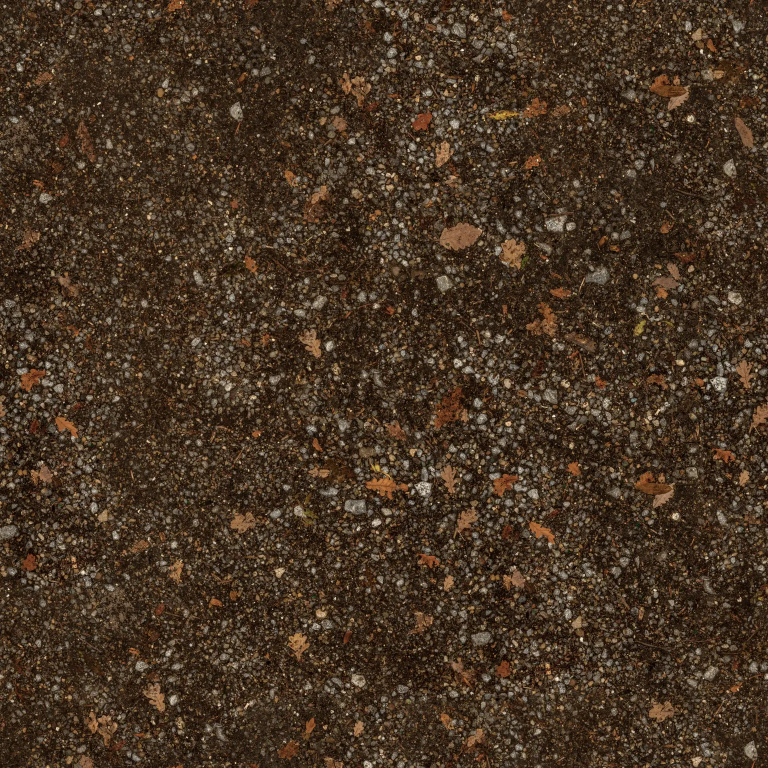
#> input picture data/bridge-finish/earth/verge/color.webp, 1536 x 1536 px, given in place of diff_4k.jpg, which was not available (shown at 1/2 size)
$ python build_earth_textures.py ../data/bridge-finish/earth/verge
#> lines starting #> are read from the running program, lines starting #| are printed output that depends on the picture
"""Prepare the two CC0 ground scans for the web viewer using Pillow."""

import argparse
from pathlib import Path

from PIL import Image


LAYERS = {"path": "park_dirt", "verge": "stony_dirt_path"}


def prepare(source: Path, output: Path) -> None:
    output.mkdir(parents=True, exist_ok=True)
    with Image.open(source / "diff_4k.jpg") as image:
#> image is the input picture: PIL image 1536x1536 RGB; mean R, G, B 70.9, 52.7, 35.5
        image.convert("RGB").resize((1536, 1536), Image.Resampling.LANCZOS).save(
            output / "color.webp", quality=76, method=6
        )

    size = (768, 768)
    with Image.open(source / "nor_gl_4k.jpg") as image:
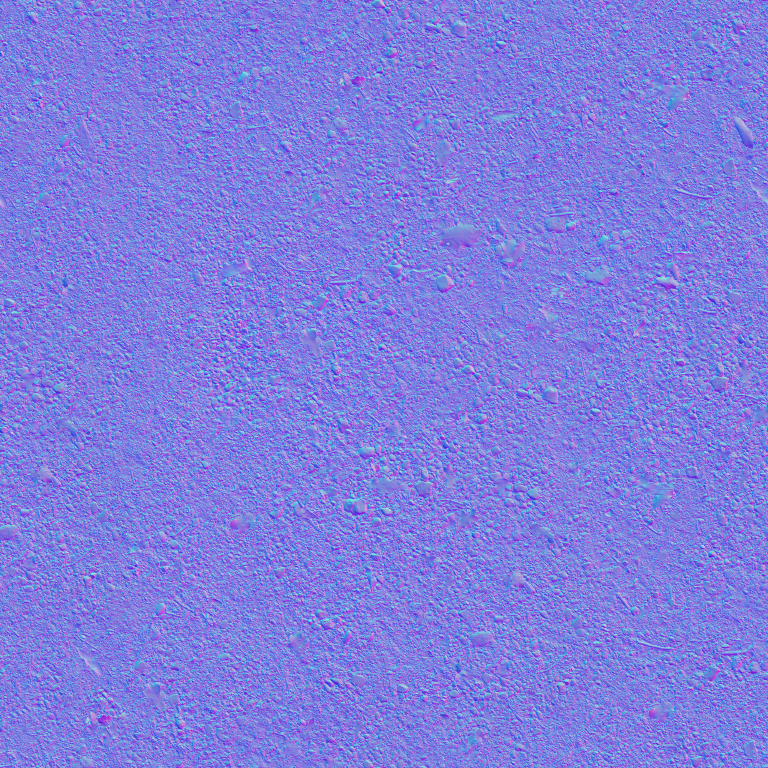
#> input picture data/bridge-finish/earth/verge/surface.webp, 768 x 768 px, given in place of nor_gl_4k.jpg, which was not available
#> image is the input picture: PIL image 768x768 RGB; mean R, G, B 127.1, 126.6, 222.8
        nx, ny, _ = image.convert("RGB").resize(size, Image.Resampling.BOX).split()
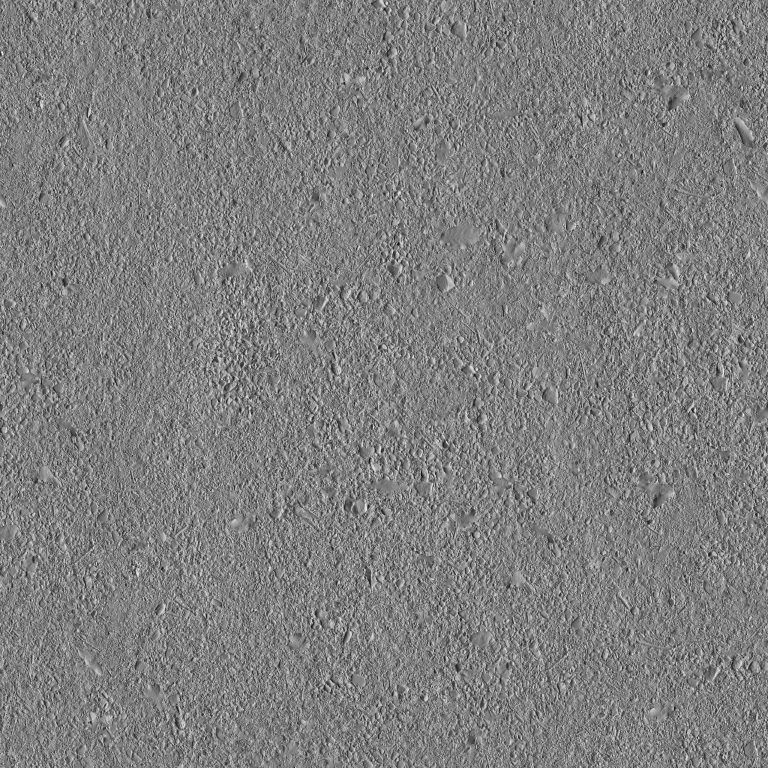
#> nx: PIL image 768x768 L; min 16, max 238, mean 127.1
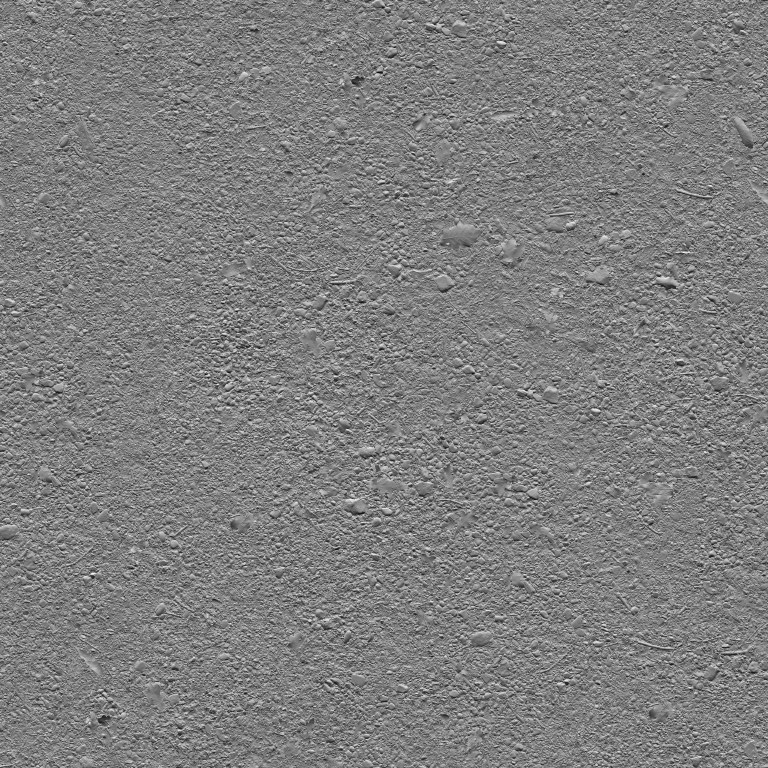
#> ny: PIL image 768x768 L; min 14, max 240, mean 126.6
    with Image.open(source / "arm_4k.jpg") as image:
        roughness = image.getchannel("G").resize(size, Image.Resampling.BOX)
    # Quantize the linear channels to limit download size without chroma subsampling.
    normal_levels = [min(254, 128 + round((value - 128) / 2) * 2) for value in range(256)]
    roughness_levels = [min(255, round(value / 4) * 4) for value in range(256)]
    Image.merge(
        "RGB", (nx.point(normal_levels), ny.point(normal_levels), roughness.point(roughness_levels))
    ).save(
        output / "surface.webp", lossless=True, method=6
    )
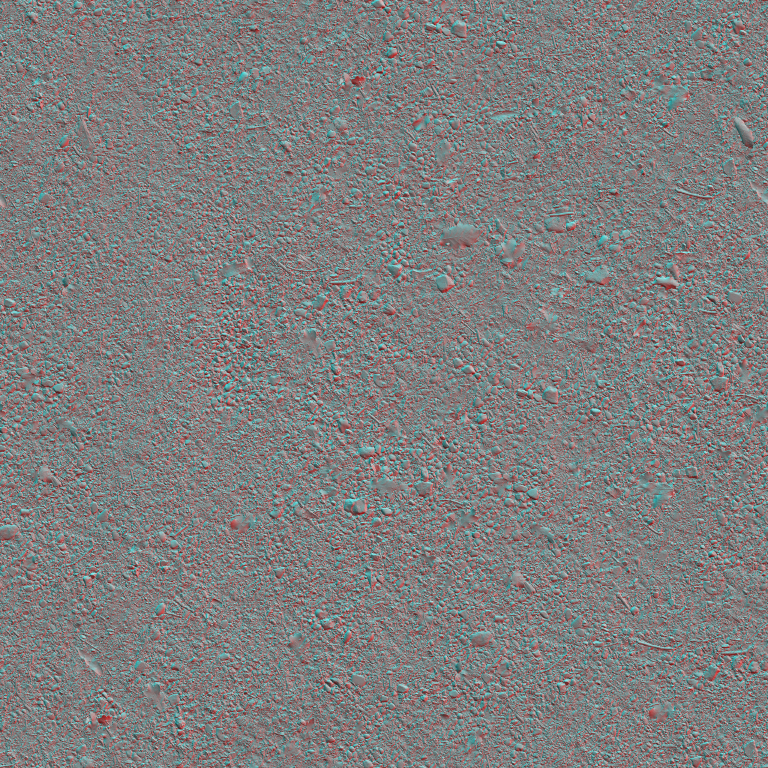
#> saved as surface.webp: PIL image 768x768 RGB; mean R, G, B 127.1, 126.6, 126.6


if __name__ == "__main__":
    parser = argparse.ArgumentParser(description=__doc__)
    parser.add_argument("master_folder", type=Path)
    parser.add_argument(
        "--output", type=Path, default=Path("data/bridge-finish/earth")
    )
    args = parser.parse_args()
    for directory, asset in LAYERS.items():
#> (the run stopped early here; a loop or call above may not have finished)
